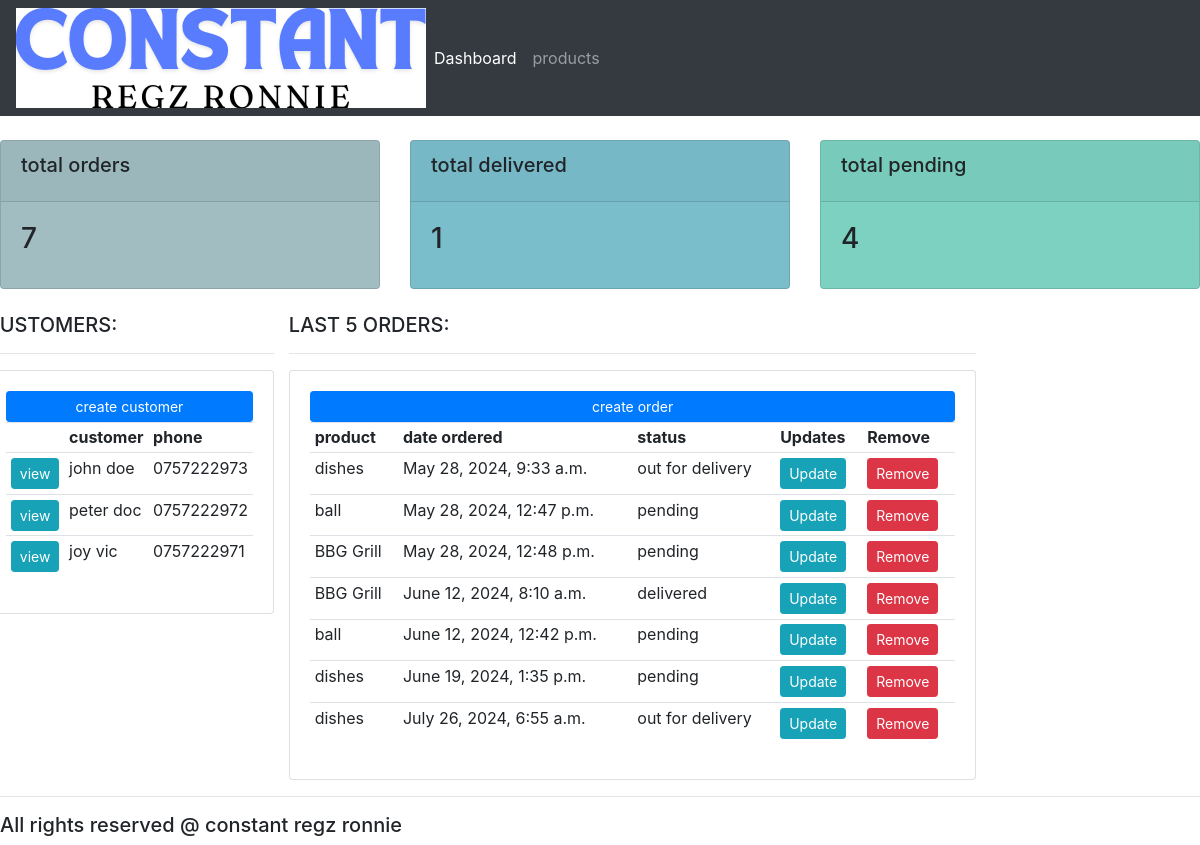
The page / on the database its author committed.
### myapp/models.py (models this page shows, shortened)
class Customer(models.Model):
    name=models.CharField(max_length=200,null=True)
    phone=models.CharField(max_length=200,null=True)
    email=models.CharField(max_length=200,null=True)
    date_created=models.DateTimeField( auto_now_add=True, null=True)

class Order(models.Model):
        STATUS  =(
                 ('pending','pending'),
                 ('out for delivery','out for delivery'),
                 ('delivered','delivered'),
                )
        Customer= models.ForeignKey(Customer, null=True, on_delete= models.SET_NULL)
        Product=models.ForeignKey(Product, null=True, on_delete= models.SET_NULL)
        date_created=models.DateTimeField( auto_now_add=True, null=True)
        status=models.CharField(max_length=200,null=True, choices=STATUS )

class Product(models.Model):
        CATEGORY=(
                   ('indoor','indoor'),
                   ('outdoor','outdoor'),
                  )
        name=models.CharField(max_length=200,null=True)
        price=models.FloatField(null=True)
        category=models.CharField(max_length=200,null=True ,choices=CATEGORY)
        description=models.CharField(max_length=200,null=True ,blank=True)
        date_created=models.DateTimeField( auto_now_add=True, null=True )
        tags=models.ManyToManyField(Tag)
        def __str__(self) :
                 return self.name

### myapp/views.py (the view)
# urls.py: path('', views.home,name="home"),
def home(request):
    orders=Order.objects.all()
    customers=Customer.objects.all()
    total_customers=customers.count()
    total_orders=orders.count()
    delivered=orders.filter( status='delivered').count()
    pending=orders.filter( status='pending').count()
    context={'orders':orders,'customers':customers,'total_orders':total_orders
             ,'pending':pending,'delivered':delivered}
    return render(request,'accounts/dashboard.html', context)

### myapp/templates/accounts/dashboard.html (shortened to what this page needs)
{% extends "accounts/main.html" %}
{% block content%}
{% include "accounts/status.html" %}
<div class="row">
    <div class="col-mod-5">
        <h5>  CUSTOMERS:</h5>
        <hr>
        <div class="card card-body">
            <a class="btn btn-primary btn-sm btn-block"href="">create customer</a>
            <table class="table table-sm">
                <tr>
                    <th></th>
                    <th>customer</th>
                    <th>phone</th>
                </tr>
                {% for customer in customers %}
                 <tr>
                    <td><a  class= "btn btn-sm btn-info" href="{% url 'customer' customer.id%}">view</a></td>
                    <td>{{customer.name}}</td>
                    <td>{{customer.phone}}</td>
                 </tr>
                {% endfor%}
            </table>
        </div>
    </div>
    <div class="col-md-7">
        <h5>LAST 5 ORDERS:</h5>
        <hr>
        <div class="card card-body">
            <a class="btn btn-primary btn-sm btn-block" href= "{% url 'create_order'%}">create order</a>
            <table class="table  table-sm">
                <tr>
                    <th>product</th>
                    <th>date ordered</th>
                    <th>status</th>
                    <th>Updates</th>
                     <th>Remove</th>
                </tr>
                {%for order in orders%}
                <tr>
                    <td>{{order.Product}}</td>
                    <td>{{order.date_created}}</td>
                    <td>{{order.status}}</td>
                    <td><a class="btn btn-sm  btn-info"href="{% url 'update_order' order.id %}">Update</td>
                    <td><a class="btn btn-sm  btn-danger"href="{% url 'delete_order' order.id %}">Remove</td>
                </tr>
                {%endfor%}
            </table>
        </div>
    </div>
</div>
{% endblock%}

### myapp/templates/accounts/main.html (shortened to what this page needs)
 {% load static %}
<html>
<head>
    <link rel="stylesheet" href="https://cdn.jsdelivr.net/npm/bootstrap@4.0.0/dist/css/bootstrap.min.css"
>
<link rel ="stylesheet" type="text/css" href="{% static "/css/main.css" %}">
</head>
<body>
 {% include "accounts/navbar.html" %}
{% block content  %}
{% endblock  %}
<hr>
<h5>  All rights reserved @ constant regz ronnie</h5>
</body>
</html>

### myapp/templates/accounts/navbar.html (shortened to what this page needs)
{% load static  %}
<DOCTYPE html>
<html>
<head>
    <link rel="stylesheet" href="https://cdn.jsdelivr.net/npm/bootstrap@4.0.0/dist/css/bootstrap.min.css"
>
</head>
<nav class="navbar navbar-expand-lg navbar-dark bg-dark">
  <img src ="{% static "" %}images/constant.png">
    <div class="collapse navbar-collapse" id="navbarNav">
      <ul class="navbar-nav">
        <li class="nav-item active">
          <a class="nav-link" href="{% url 'home'%}">Dashboard </a>
        </li>
        <li class="nav-item">
          <a class="nav-link" href="{%url 'products' %}">products</a>
        </li>
      </ul>
    </div>
  </nav>
</body>
</html>

### myapp/templates/accounts/status.html (shortened to what this page needs)
<div class="row">
    <div class="col">
        <div class="col-mod">
            <div class=card text-center text-white mb-3 id="total-orders">
                <div class="card-header">
                    <h5 class="card-title">total orders</h5>
                </div>
                <div class="card-body">
                  <h3 class="card-title">{{total_orders}}</h3>
                </div>
            </div>
        </div>
    </div>
        <div class="col">
            <div class="col-mod">
                <div class=card text-center text-white mb-3 id="total-delivered">
                    <div class="card-header">
                        <h5 class="card-title">total delivered</h5>
                    </div>
                    <div class="card-body">
                      <h3 class="card-title">{{delivered}}</h3>
                    </div>
                </div>
            </div>
        </div>
        <div class="col">
            <div class="col-mod">
                <div class=card text-center text-white mb-3 id="total-pending">
                    <div class="card-header">
                        <h5 class="card-title">total pending</h5>
                    </div>
                    <div class="card-body">
                      <h3 class="card-title">{{pending}}</h3>
                    </div>
                </div>
            </div>
        </div>
    </div>

### static/css/main.css (style rules this page uses)
body { background-color:#7CD1C0; }
#total-orders { background-color: #a1bdc2; }
#total-delivered { background-color: #7abecc; }
#total-pending { background-color: #7CD1C0; }

### rows shown on the page
Customer: name "john doe", phone "0757222973"
Customer: name "peter doc", phone "0757222972"
Customer: name "joy vic", phone "0757222971"
Order: Product "dishes", date_created "May 28, 2024, 9:33 a.m.", status "out for delivery"
Order: Product "ball", date_created "May 28, 2024, 12:47 p.m.", status "pending"
Order: Product "BBG Grill", date_created "May 28, 2024, 12:48 p.m.", status "pending"
Order: Product "BBG Grill", date_created "June 12, 2024, 8:10 a.m.", status "delivered"
Order: Product "ball", date_created "June 12, 2024, 12:42 p.m.", status "pending"
Order: Product "dishes", date_created "June 19, 2024, 1:35 p.m.", status "pending"
Order: Product "dishes", date_created "July 26, 2024, 6:55 a.m.", status "out for delivery"

### other values the page prints
{{ total_orders }} "7"
{{ delivered }} "1"
{{ pending }} "4"
